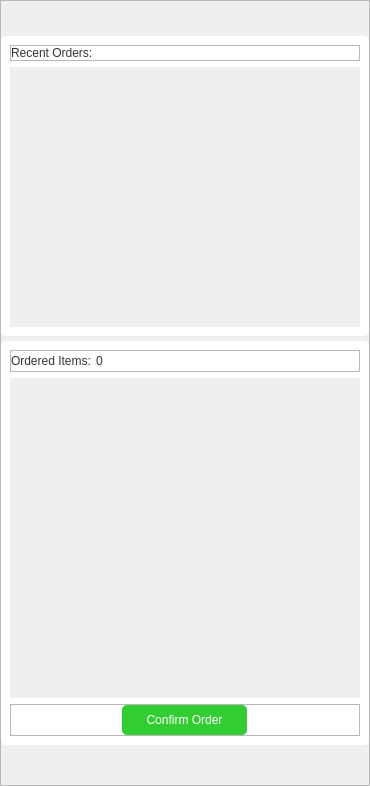
        <widget class="QFrame" name="frame_19">
         <property name="styleSheet">
          <string notr="true"/>
         </property>
         <property name="frameShape">
          <enum>QFrame::StyledPanel</enum>
         </property>
         <property name="frameShadow">
          <enum>QFrame::Raised</enum>
         </property>
         <layout class="QVBoxLayout" name="verticalLayout_6">
          <property name="spacing">
           <number>5</number>
          </property>
          <property name="leftMargin">
           <number>0</number>
          </property>
          <property name="topMargin">
           <number>0</number>
          </property>
          <property name="rightMargin">
           <number>0</number>
          </property>
          <property name="bottomMargin">
           <number>0</number>
          </property>
          <item>
           <spacer name="verticalSpacer">
            <property name="orientation">
             <enum>Qt::Vertical</enum>
            </property>
            <property name="sizeType">
             <enum>QSizePolicy::Fixed</enum>
            </property>
            <property name="sizeHint" stdset="0">
             <size>
              <width>20</width>
              <height>35</height>
             </size>
            </property>
           </spacer>
          </item>
          <item>
           <widget class="QFrame" name="frame_23">
            <property name="sizePolicy">
             <sizepolicy hsizetype="Expanding" vsizetype="Expanding">
              <horstretch>0</horstretch>
              <verstretch>0</verstretch>
             </sizepolicy>
            </property>
            <property name="minimumSize">
             <size>
              <width>0</width>
              <height>300</height>
             </size>
            </property>
            <property name="maximumSize">
             <size>
              <width>16777215</width>
              <height>300</height>
             </size>
            </property>
            <property name="styleSheet">
             <string notr="true">#frame_23{
background-color: #fff;
border-radius: 5px;
}</string>
            </property>
            <property name="frameShape">
             <enum>QFrame::StyledPanel</enum>
            </property>
            <property name="frameShadow">
             <enum>QFrame::Raised</enum>
            </property>
            <layout class="QVBoxLayout" name="verticalLayout_7">
             <item alignment="Qt::AlignTop">
              <widget class="QFrame" name="frame_25">
               <property name="frameShape">
                <enum>QFrame::StyledPanel</enum>
               </property>
               <property name="frameShadow">
                <enum>QFrame::Raised</enum>
               </property>
               <layout class="QVBoxLayout" name="verticalLayout_8">
                <property name="spacing">
                 <number>0</number>
                </property>
                <property name="leftMargin">
                 <number>0</number>
                </property>
                <property name="topMargin">
                 <number>0</number>
                </property>
                <property name="rightMargin">
                 <number>0</number>
                </property>
                <property name="bottomMargin">
                 <number>0</number>
                </property>
                <item>
                 <widget class="QLabel" name="label_15">
                  <property name="styleSheet">
                   <string notr="true">font: 63 12pt &quot;Noto Sans SemiBold&quot;;
color: #333333;</string>
                  </property>
                  <property name="text">
                   <string>Recent Orders:</string>
                  </property>
                 </widget>
                </item>
               </layout>
              </widget>
             </item>
             <item>
              <widget class="QScrollArea" name="recent_orders_scrollArea">
               <property name="styleSheet">
                <string notr="true">#recent_orders_scrollArea{
background-color: #EAEAEA;
border: none;
border-radius: 5px;
}

QScrollBar:hover{
 cursor: pointer;
}
            QScrollBar:vertical {
                border: none;
                background: #F0F0F0;
                width: 14px;
                margin: 0px 0px 0px 0px;
            }
            QScrollBar::handle:vertical {
                background: #90A4AE;
                border-radius: 7px;
                min-height: 30px;
            }
            QScrollBar::add-line:vertical, QScrollBar::sub-line:vertical {
                height: 0px;
                background: none;
            }
            QScrollBar::add-page:vertical, QScrollBar::sub-page:vertical {
                background: #F0F0F0;
            }
            QScrollBar:horizontal {
                border: none;
                background: #f0f0f0;
                height: 14px;
                margin: 0px 0px 0px 0px;
            }
            QScrollBar::handle:horizontal {
                background: #555;
                border-radius: 7px;
                min-width: 30px;
            }
            QScrollBar::add-line:horizontal, QScrollBar::sub-line:horizontal {
                width: 0px;
                background: none;
            }
            QScrollBar::add-page:horizontal, QScrollBar::sub-page:horizontal {
                background: #f0f0f0;
            }</string>
               </property>
               <property name="widgetResizable">
                <bool>true</bool>
               </property>
               <widget class="QWidget" name="recent_orders_scrollAreaWidgetContents">
                <property name="geometry">
                 <rect>
                  <x>0</x>
                  <y>0</y>
                  <width>350</width>
                  <height>250</height>
                 </rect>
                </property>
               </widget>
              </widget>
             </item>
            </layout>
            <zorder>recent_orders_scrollArea</zorder>
            <zorder>frame_25</zorder>
           </widget>
          </item>
          <item>
           <widget class="QFrame" name="frame_27">
            <property name="styleSheet">
             <string notr="true">#frame_27{
background-color: #fff;
border-radius: 5px;
}</string>
            </property>
            <property name="frameShape">
             <enum>QFrame::StyledPanel</enum>
            </property>
            <property name="frameShadow">
             <enum>QFrame::Raised</enum>
            </property>
            <layout class="QVBoxLayout" name="verticalLayout_10">
             <item>
              <widget class="QFrame" name="frame_28">
               <property name="frameShape">
                <enum>QFrame::StyledPanel</enum>
               </property>
               <property name="frameShadow">
                <enum>QFrame::Raised</enum>
               </property>
               <layout class="QHBoxLayout" name="horizontalLayout_3">
                <property name="spacing">
                 <number>5</number>
                </property>
                <property name="leftMargin">
                 <number>0</number>
                </property>
                <property name="topMargin">
                 <number>0</number>
                </property>
                <property name="rightMargin">
                 <number>0</number>
                </property>
                <property name="bottomMargin">
                 <number>0</number>
                </property>
                <item>
                 <widget class="QLabel" name="label_18">
                  <property name="styleSheet">
                   <string notr="true">font: 63 12pt &quot;Noto Sans SemiBold&quot;;
color: #333333;</string>
                  </property>
                  <property name="text">
                   <string>Ordered Items:</string>
                  </property>
                 </widget>
                </item>
                <item>
                 <widget class="QLabel" name="orders_quantity_label">
                  <property name="styleSheet">
                   <string notr="true">font: 63 12pt &quot;Noto Sans SemiBold&quot;;
color: #333333;</string>
                  </property>
                  <property name="text">
                   <string>0</string>
                  </property>
                 </widget>
                </item>
                <item>
                 <spacer name="horizontalSpacer">
                  <property name="orientation">
                   <enum>Qt::Horizontal</enum>
                  </property>
                  <property name="sizeHint" stdset="0">
                   <size>
                    <width>40</width>
                    <height>20</height>
                   </size>
                  </property>
                 </spacer>
                </item>
               </layout>
              </widget>
             </item>
             <item alignment="Qt::AlignTop">
              <widget class="QScrollArea" name="ordered_items_scrollArea">
               <property name="minimumSize">
                <size>
                 <width>350</width>
                 <height>320</height>
                </size>
               </property>
               <property name="styleSheet">
                <string notr="true">#ordered_items_scrollArea{
background-color: #EAEAEA;
border: none;
border-radius: 5px;
}

QScrollBar:hover{
 cursor: pointer;
}
            QScrollBar:vertical {
                border: none;
                background: #F0F0F0;
                width: 14px;
                margin: 0px 0px 0px 0px;
            }
            QScrollBar::handle:vertical {
                background: #90A4AE;
                border-radius: 7px;
                min-height: 30px;
            }
            QScrollBar::add-line:vertical, QScrollBar::sub-line:vertical {
                height: 0px;
                background: none;
            }
            QScrollBar::add-page:vertical, QScrollBar::sub-page:vertical {
                background: #F0F0F0;
            }
            QScrollBar:horizontal {
                border: none;
                background: #f0f0f0;
                height: 14px;
                margin: 0px 0px 0px 0px;
            }
            QScrollBar::handle:horizontal {
                background: #555;
                border-radius: 7px;
                min-width: 30px;
            }
            QScrollBar::add-line:horizontal, QScrollBar::sub-line:horizontal {
                width: 0px;
                background: none;
            }
            QScrollBar::add-page:horizontal, QScrollBar::sub-page:horizontal {
                background: #f0f0f0;
            }</string>
               </property>
               <property name="widgetResizable">
                <bool>true</bool>
               </property>
               <widget class="QWidget" name="orders_scrollAreaWidgetContents">
                <property name="geometry">
                 <rect>
                  <x>0</x>
                  <y>0</y>
                  <width>350</width>
                  <height>320</height>
                 </rect>
                </property>
                <layout class="QVBoxLayout" name="verticalLayout_2"/>
               </widget>
              </widget>
             </item>
             <item>
              <widget class="QFrame" name="frame_9">
               <property name="frameShape">
                <enum>QFrame::StyledPanel</enum>
               </property>
               <property name="frameShadow">
                <enum>QFrame::Raised</enum>
               </property>
               <layout class="QHBoxLayout" name="horizontalLayout_23">
                <property name="spacing">
                 <number>0</number>
                </property>
                <property name="leftMargin">
                 <number>0</number>
                </property>
                <property name="topMargin">
                 <number>0</number>
                </property>
                <property name="rightMargin">
                 <number>0</number>
                </property>
                <property name="bottomMargin">
                 <number>0</number>
                </property>
                <item>
                 <widget class="QPushButton" name="finalize_order_pushButton">
                  <property name="minimumSize">
                   <size>
                    <width>125</width>
                    <height>30</height>
                   </size>
                  </property>
                  <property name="maximumSize">
                   <size>
                    <width>125</width>
                    <height>30</height>
                   </size>
                  </property>
                  <property name="cursor">
                   <cursorShape>PointingHandCursor</cursorShape>
                  </property>
                  <property name="styleSheet">
                   <string notr="true">background-color: #32CD32;
font: 87 10pt &quot;Noto Sans Black&quot;;
color: #fff;
border: none;
border-radius: 5px;</string>
                  </property>
                  <property name="text">
                   <string>Confirm Order</string>
                  </property>
                 </widget>
                </item>
               </layout>
              </widget>
             </item>
            </layout>
           </widget>
          </item>
          <item>
           <spacer name="verticalSpacer_5">
            <property name="orientation">
             <enum>Qt::Vertical</enum>
            </property>
            <property name="sizeHint" stdset="0">
             <size>
              <width>20</width>
              <height>40</height>
             </size>
            </property>
           </spacer>
          </item>
         </layout>
        </widget>
